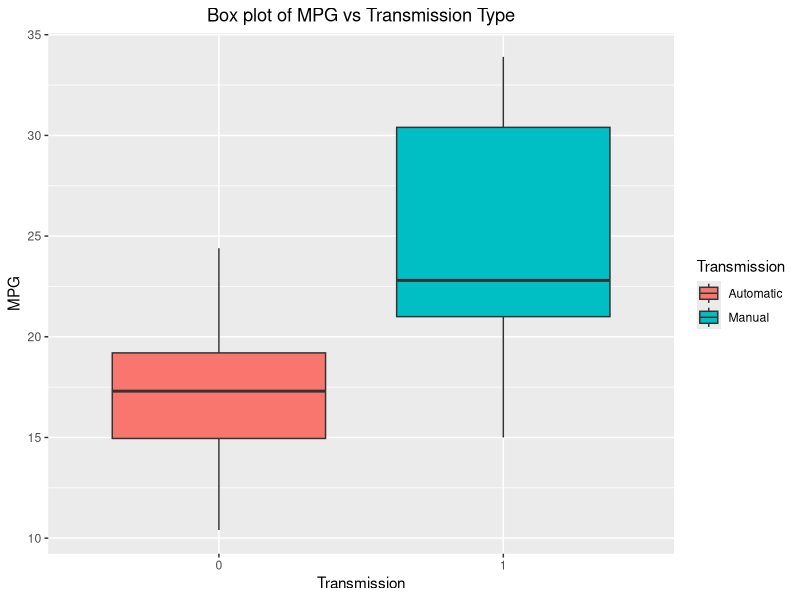
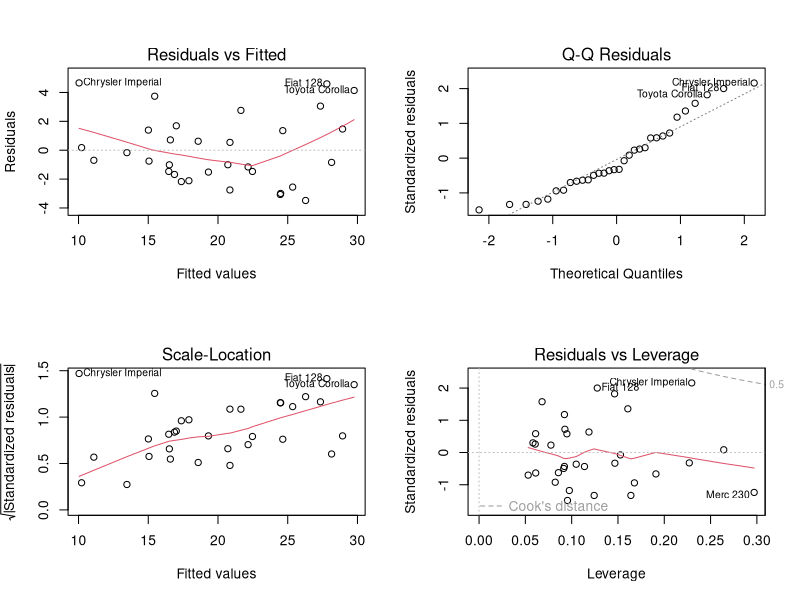

R code for these plots, in order:
## ---- chunk 1
knitr::opts_chunk$set(echo = TRUE)
## ---- chunk 2
sessionInfo()
## ---- chunk 3
library(datasets)
str(mtcars)
## ---- chunk 4
library(ggplot2)
g <- ggplot(mtcars, aes(x=as.factor(am), y=mpg, fill=as.factor(am))) +
  geom_boxplot() +
  labs(y='MPG', x='Transmission',title='Box plot of MPG vs Transmission Type') +
  scale_fill_discrete(name='Transmission',
                      breaks=c(0,1),
                      labels=c('Automatic','Manual')) +
  theme(plot.title = element_text(hjust = 0.5)) # to center the title
print(g)
## ---- chunk 5
t.test(mtcars$mpg ~ mtcars$am)
## ---- chunk 6
fit <- lm(mpg ~ factor(am), mtcars)
summary(fit)
## ---- chunk 7
fit_all <- lm(mpg~., mtcars)
summary(fit_all)
## ---- chunk 8
library(car)
vif(fit_all)
## ---- chunk 9
fit3 <- lm(mpg ~ . -cyl-vs-carb, mtcars)
summary(fit3)
## ---- chunk 10
fit4 <- lm(mpg ~ hp + wt + qsec + as.factor(am) + gear, mtcars)
summary(fit4)
## ---- chunk 11
fit5 <- lm(mpg ~ wt + qsec + as.factor(am), mtcars)
summary(fit5)
## ---- chunk 12
vif(fit5)
## ---- chunk 13
par(mfrow=c(2,2))
plot(fit5)
